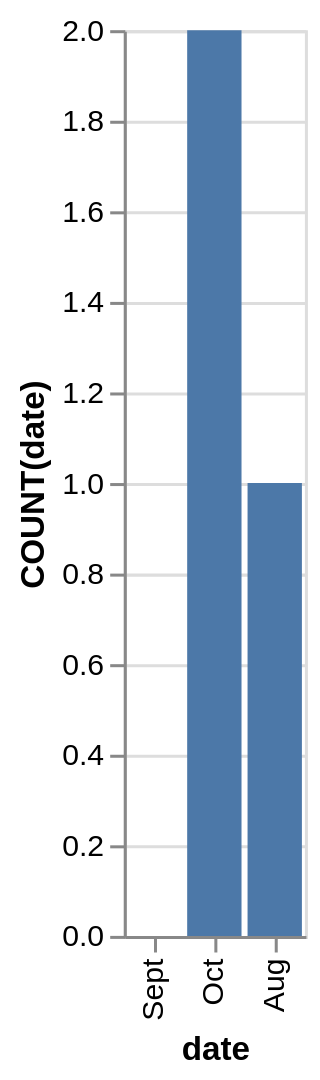

The specification (Vega-Lite) saved for this image:
### Vega-Lite specification from a JSON file in a GitHub repository (floating-point values rounded to 4 significant figures)
{"data": {"values": [{"x_data": "Aug", "y_data": 1}, {"x_data": "Sept", "y_data": 0}, {"x_data": "Oct", "y_data": 2}]}, "mark": "bar", "encoding": {"x": {"field": "x_data", "type": "nominal", "title": "date", "sort": "descending"}, "y": {"field": "y_data", "type": "quantitative", "title": "COUNT(date)"}}}
